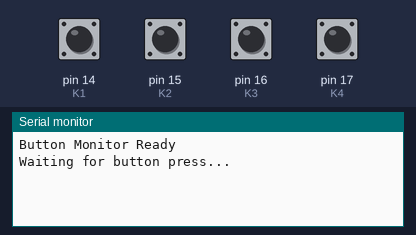
A sketch run on a simulated Arduino Uno, built with avr-gcc and run on an emulated ATmega328P. Shown: the last lines printed to the serial monitor. The test bench sets the inputs (shaded band); at power-on: pin 14 (K1), pin 15 (K2), pin 16 (K3), pin 17 (K4) HIGH.

Above: at 1.2 s.
1.3 s: pin 14 (K1) pulled LOW for 0.15 s
At 2.5 s:
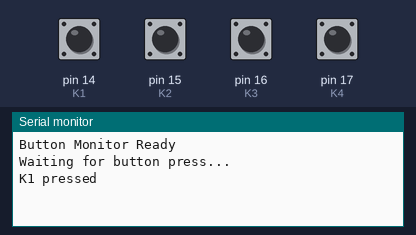
2.9 s: pin 15 (K2) pulled LOW for 0.15 s
At 3.9 s:
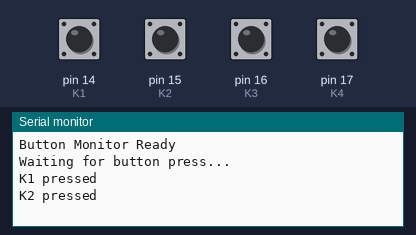
4.5 s: pin 16 (K3) pulled LOW for 0.15 s
At 4.9 s:
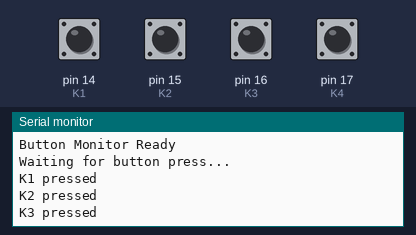
6.1 s: pin 17 (K4) pulled LOW for 0.15 s
At 7.5 s:
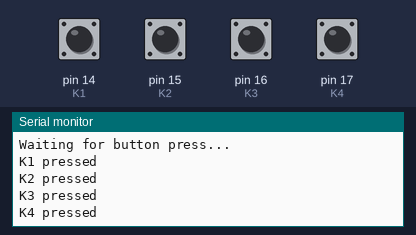
Timing chart, 0 to 8.7 s (numbered marks = the images above; inputs shaded):
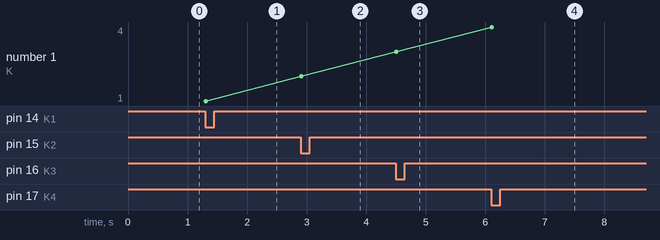

Measured:
- after the input at 1.3 s, the serial monitor: prints a new line at once (image 1)
- after the input at 2.9 s, the serial monitor: prints a new line at once (image 2)
- after the input at 4.5 s, the serial monitor: prints a new line at once (image 3)
- after the input at 6.1 s, the serial monitor: prints a new line at once (image 4)
- plotted number 1: 1 → 2 after the input at 2.9 s, 2 → 3 after the input at 4.5 s, 3 → 4 after the input at 6.1 s

The sketch:

teensyButtons.ino
```cpp
// Button pins
const int K1 = 14;
const int K2 = 15;
const int K3 = 16;
const int K4 = 17;

// Button state variables
int lastK1State = HIGH;
int lastK2State = HIGH;
int lastK3State = HIGH;
int lastK4State = HIGH;

// Debounce timing
unsigned long lastDebounceTime = 0;
const unsigned long debounceDelay = 50;

void setup() {
  // Initialize serial communication
  Serial.begin(9600);

  // Configure button pins as inputs with internal pull-up resistors
  pinMode(K1, INPUT_PULLUP);
  pinMode(K2, INPUT_PULLUP);
  pinMode(K3, INPUT_PULLUP);
  pinMode(K4, INPUT_PULLUP);

  Serial.println("Button Monitor Ready");
  Serial.println("Waiting for button press...");
}

void loop() {
  // Read current button states
  int k1State = digitalRead(K1);
  int k2State = digitalRead(K2);
  int k3State = digitalRead(K3);
  int k4State = digitalRead(K4);

  // Check K1 - only trigger on press (HIGH to LOW transition)
  if (k1State != lastK1State) {
    lastDebounceTime = millis();
    if (k1State == LOW) {
      Serial.println("K1 pressed");
    }
  }
  lastK1State = k1State;

  // Check K2
  if (k2State != lastK2State) {
    lastDebounceTime = millis();
    if (k2State == LOW) {
      Serial.println("K2 pressed");
    }
  }
  lastK2State = k2State;

  // Check K3
  if (k3State != lastK3State) {
    lastDebounceTime = millis();
    if (k3State == LOW) {
      Serial.println("K3 pressed");
    }
  }
  lastK3State = k3State;

  // Check K4
  if (k4State != lastK4State) {
    lastDebounceTime = millis();
    if (k4State == LOW) {
      Serial.println("K4 pressed");
    }
  }
  lastK4State = k4State;

  delay(10); // Small delay to prevent excessive polling
}
```
